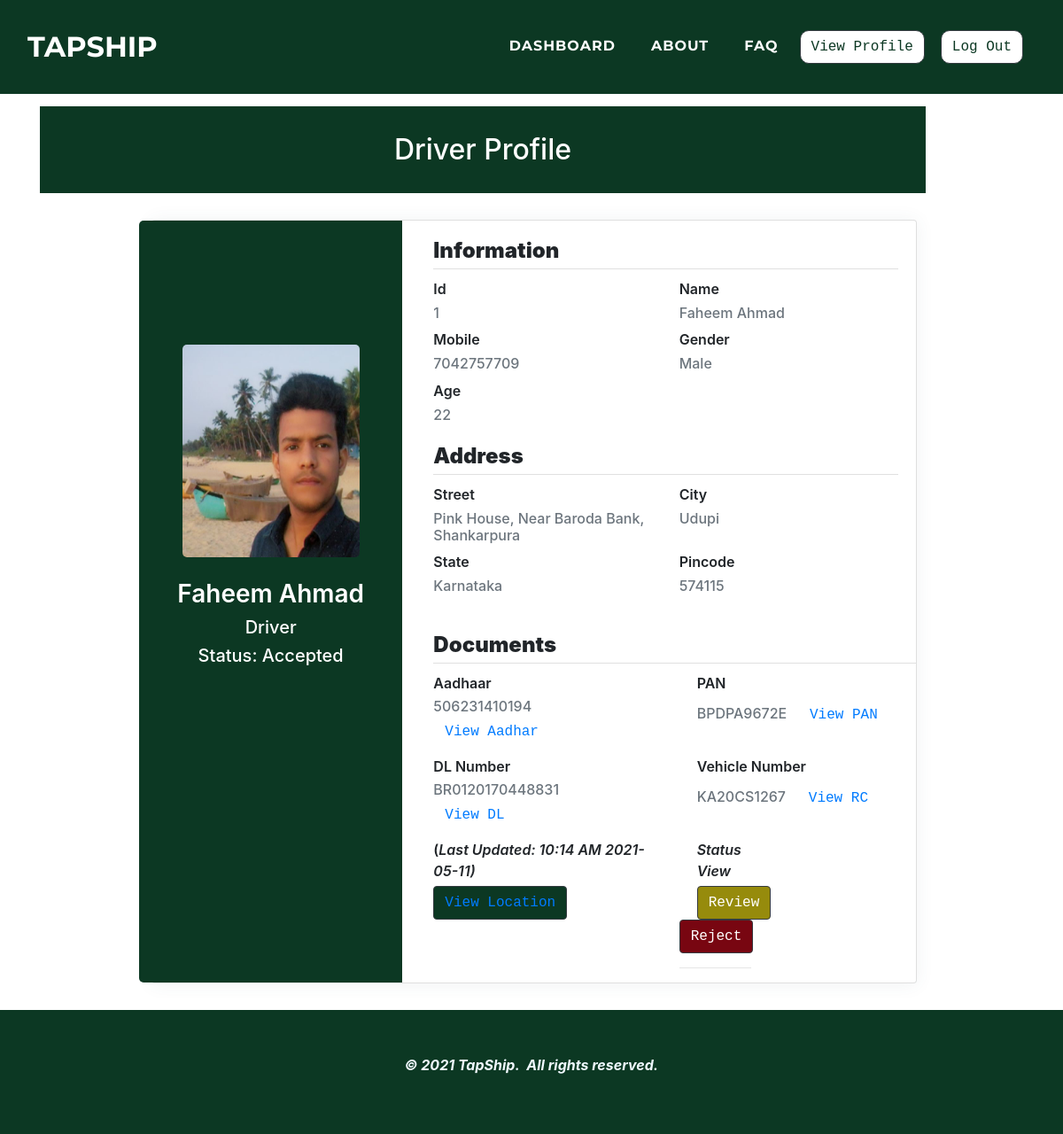
The page /admin/driverprofile.php?d_mobile=7042757709 (signed in) on the database as committed earlier.
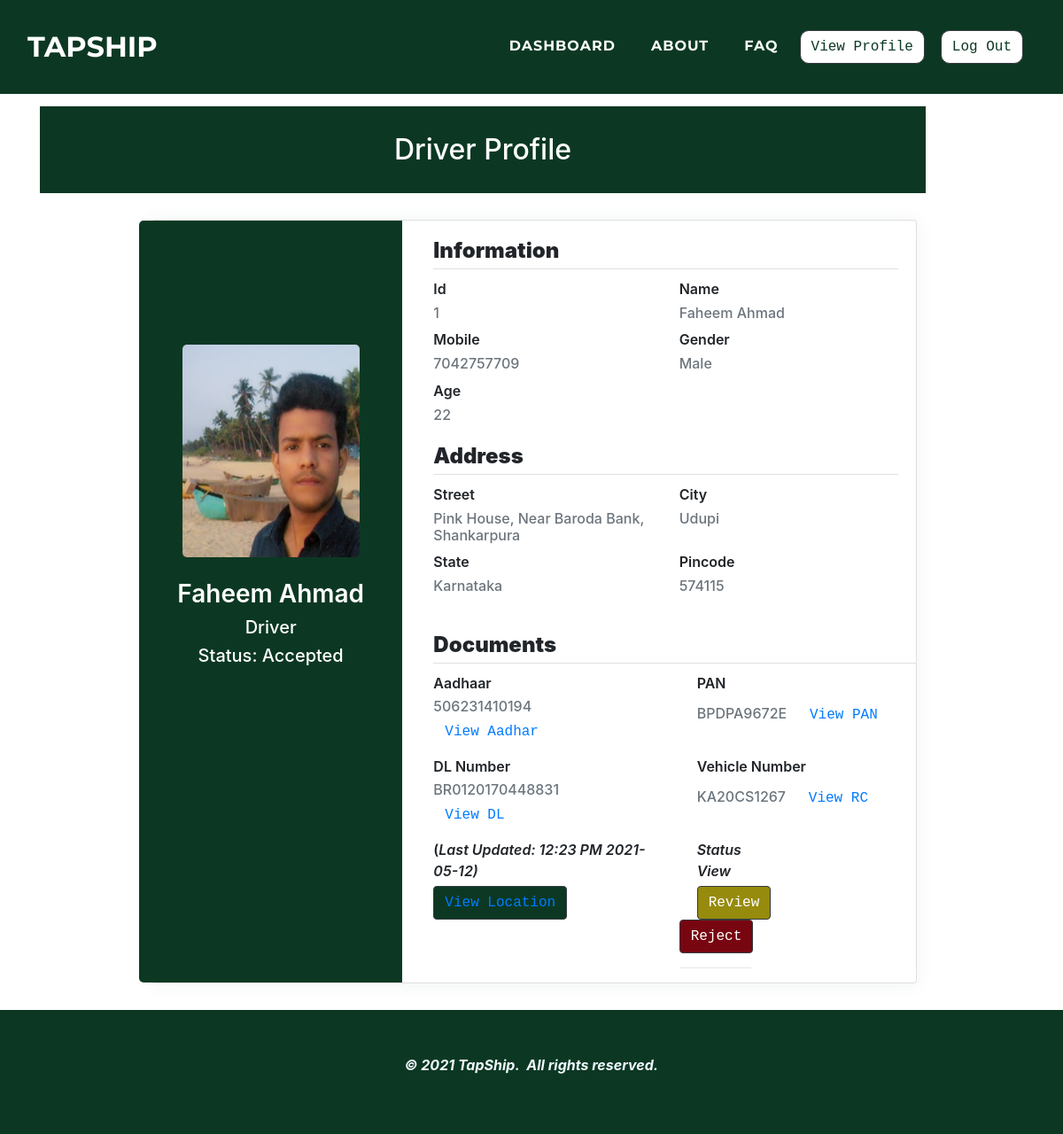
The same page on the database as committed later.
### tables this page shows
CREATE TABLE `driver` (
  `d_id` int(11) NOT NULL,
  `d_name` varchar(50) NOT NULL,
  `d_mobile` varchar(25) NOT NULL,
  `d_gender` varchar(25) NOT NULL,
  `d_age` varchar(10) NOT NULL,
  `d_street` varchar(50) NOT NULL,
  `d_city` varchar(25) NOT NULL,
  `d_state` varchar(25) NOT NULL,
  `d_pincode` varchar(10) NOT NULL,
  `d_aadhar` varchar(25) NOT NULL,
  `d_aadharpdf` varchar(100) NOT NULL,
  `d_pan` varchar(25) NOT NULL,
  `d_panpdf` varchar(100) NOT NULL,
  `d_photo` varchar(100) NOT NULL,
  `d_dlnumber` varchar(25) NOT NULL,
  `d_dlpdf` varchar(100) NOT NULL,
  `d_vehiclenumber` varchar(25) NOT NULL,
  `d_vehiclercpdf` varchar(100) NOT NULL,
  `d_lat` varchar(100) DEFAULT NULL,
  `d_long` varchar(100) DEFAULT NULL,
  `d_date` varchar(500) NOT NULL,
  `d_time` varchar(500) NOT NULL,
  `d_password` varchar(25) NOT NULL,
  `d_approve` varchar(10) NOT NULL,
  `d_tsv_otp` varchar(10) NOT NULL,
  `d_tsv_validity` varchar(50) NOT NULL,
  `d_av_otp` varchar(10) NOT NULL,
  `d_av_status` varchar(50) NOT NULL DEFAULT 'INACTIVE'
);

### admin/driverprofile.php (the view, shortened to what the changed rows need)
<!doctype html>
<html>
<head>
    <link rel="stylesheet" href="../assets/bootstrap/css/bootstrap.min.css">
    <link rel="stylesheet" href="../assets/fonts/font-awesome.min.css">
    <link rel="stylesheet" href="../assets/fonts/ionicons.min.css">
    <link rel="stylesheet" href="../assets/css/Article-List.css">
    <link rel="stylesheet" href="../assets/css/Footer-Dark.css">
    <link rel="stylesheet" href="../assets/css/Highlight-Blue.css">
    <link rel="stylesheet" href="https://cdnjs.cloudflare.com/ajax/libs/animate.css/3.5.2/animate.min.css">
    <link rel="stylesheet" href="https://cdnjs.cloudflare.com/ajax/libs/aos/2.2.0/aos.css">
    <link rel="stylesheet" href="../assets/css/Login-Form-Clean.css">
    <link rel="stylesheet" href="../assets/css/table-style.css">
    <link rel="stylesheet" href="../assets/css/profile.css">
    <link href='https://maxcdn.bootstrapcdn.com/bootstrap/4.0.0/css/bootstrap.min.css' rel='stylesheet'>
    <link href='https://cdnjs.cloudflare.com/ajax/libs/MaterialDesign-Webfont/3.6.95/css/materialdesignicons.css' rel='stylesheet'>
</head>
<body oncontextmenu='return false' class='snippet-body'>
    <div class="page-content page-container" id="page-content">
        <?php
        $con = mysqli_connect("localhost", "root", "", "tapship");
        $d_mobile = $_GET['d_mobile'];
        $query = " select * from driver where d_mobile=" . $d_mobile . "";
        $result = mysqli_query($con, $query);
        while ($res = mysqli_fetch_assoc($result)) {
            $d_id =  $res['d_id'];
            $d_name =  $res['d_name'];
            $d_gender =  $res['d_gender'];
            $d_age =  $res['d_age'];
            $d_street =  $res['d_street'];
            $d_city =  $res['d_city'];
            $d_state =  $res['d_state'];
            $d_pincode =  $res['d_pincode'];
            $d_aadhar =  $res['d_aadhar'];
            $d_pan =  $res['d_pan'];
            $d_dlnumber =  $res['d_dlnumber'];
            $d_vehiclenumber =  $res['d_vehiclenumber'];
            $d_photo =  $res['d_photo'];
            $d_approve =  $res['d_approve'];
            $d_time = $res['d_time'];
            $d_date = $res['d_date'];
        }
        ?>
        <div class="features-boxed">
            <div class="container" style="background: #ffffff;">
                <div class="intro" style="background: #0c3823;margin-top: 120px;margin-bottom: 30px; max-width:1000px;">
                    <h2 class="text-center" data-aos="fade" style="color: rgb(255,255,255);padding: 30px;margin-bottom: 0px;">Driver Profile</h2>
                </div>
            </div>
        </div>
        <div class="padding">
            <div class="row container d-flex justify-content-center">
                <div class="col-xl-12 col-md-12">
                    <div class="card user-card-full">
                        <div class="row m-l-0 m-r-0">
                            <div class="col-md-4 bg-c-lite-green user-profile">
                                <div class="card-block text-center text-white">
                                    <div class="m-b-25"> <img src="../drivers/<?php echo  $d_photo; ?>" width="200" height="240" align="center" class="img-radius" alt="User-Profile-Image"> </div>
                                    <h3 class="f-w-600"><?php echo "$d_name" ?></h3>
                                    <h5>Driver</h5>
                                    <h5>Status: <?php if ($d_approve == "1") {
                                                    echo "No Action";
                                                } else if ($d_approve == "2") {
                                                    echo " Accepted";
                                                } else if ($d_approve == "3") {
                                                    echo "Review";
                                                } else if ($d_approve == "4") {
                                                    echo "Rejected";
                                                } else if ($d_approve == "5") {
                                                    echo "Resubmitted";
                                                }
                                                ?>
                                    </h5>
                                </div>
                            </div>
                            <div class="col-sm-8">
                                <div class="card-block">
                                    <div class="row">
                                        <div class="col-sm-6">
                                            <p class="m-b-10 f-w-600">Id</p>
                                            <h6 class="text-muted f-w-400"><?php echo "$d_id" ?></h6>
                                        </div>
                                        <div class="col-sm-6">
                                            <p class="m-b-10 f-w-600">Name</p>
                                            <h6 class="text-muted f-w-400"><?php echo "$d_name" ?></h6>
                                        </div>
                                        <div class="col-sm-6">
                                            <p class="m-b-10 f-w-600">Gender</p>
                                            <h6 class="text-muted f-w-400"><?php echo "$d_gender" ?></h6>
                                        </div>
                                        <div class="col-sm-6">
                                            <p class="m-b-10 f-w-600">Age</p>
                                            <h6 class="text-muted f-w-400"><?php echo "$d_age" ?></h6>
                                        </div>
                                    </div>
                                    <div class="row">
                                        <div class="col-sm-6">
                                            <p class="m-b-10 f-w-600">Street</p>
                                            <h6 class="text-muted f-w-400"><?php echo "$d_street" ?></h6>
                                        </div>
                                        <div class="col-sm-6">
                                            <p class="m-b-10 f-w-600">City</p>
                                            <h6 class="text-muted f-w-400"><?php echo "$d_city" ?></h6>
                                        </div>
                                        <div class="col-sm-6">
                                            <p class="m-b-10 f-w-600">State</p>
                                            <h6 class="text-muted f-w-400"><?php echo "$d_state" ?></h6>
                                        </div>
                                        <div class="col-sm-6">
                                            <p class="m-b-10 f-w-600">Pincode</p>
                                            <h6 class="text-muted f-w-400"><?php echo "$d_pincode" ?></h6>
                                        </div>
                                    </div>
                                </div>
                                <div class="row">
                                    <div class="col-sm-6">
                                        <p class="m-b-10 m-l-20 f-w-600">Aadhaar</p>
                                        <h6 class="text-muted m-l-20 f-w-400"><?php echo "$d_aadhar" ?> <button class="btn btn-grey text-monospace"></button></h6>
                                    </div>
                                    <div class="col-sm-6">
                                        <p class="m-b-10  m-l-20 f-w-600">PAN</p>
                                        <h6 class="text-muted m-l-20 f-w-400"><?php echo "$d_pan" ?> <button class="btn btn-grey text-monospace"></button></h6>
                                    </div>
                                    <div class="col-sm-6">
                                        <p class="m-b-10  m-l-20 f-w-600">DL Number</p>
                                        <h6 class="text-muted m-l-20 f-w-400"><?php echo "$d_dlnumber" ?> <button class="btn btn-grey text-monospace"></button></h6>
                                    </div>
                                    <div class="col-sm-6">
                                        <p class="m-b-10  m-l-20 f-w-600">Vehicle Number</p>
                                        <h6 class="text-muted m-l-20 f-w-400"><?php echo "$d_vehiclenumber" ?> <button class="btn btn-grey text-monospace"></button></h6>
                                    </div>
                                    <div class="col-sm-6">
                                        <p class="m-b-10  m-l-20 f-w-600"> (<i>Last Updated: <?php echo "$d_time" ?>&nbsp<?php echo "$d_date" ?><i>)</p>
                                    </div>
                                </div>
                            </div>
                        </div>
                    </div>
                </div>
            </div>
        </div>
    </div>
</body>
</html>

Rows that differ between the two databases and show on the page:
changed driver "Faheem Ahmad": d_time "10:14 AM" → "12:23 PM"; d_date "2021-05-11" → "2021-05-12"
